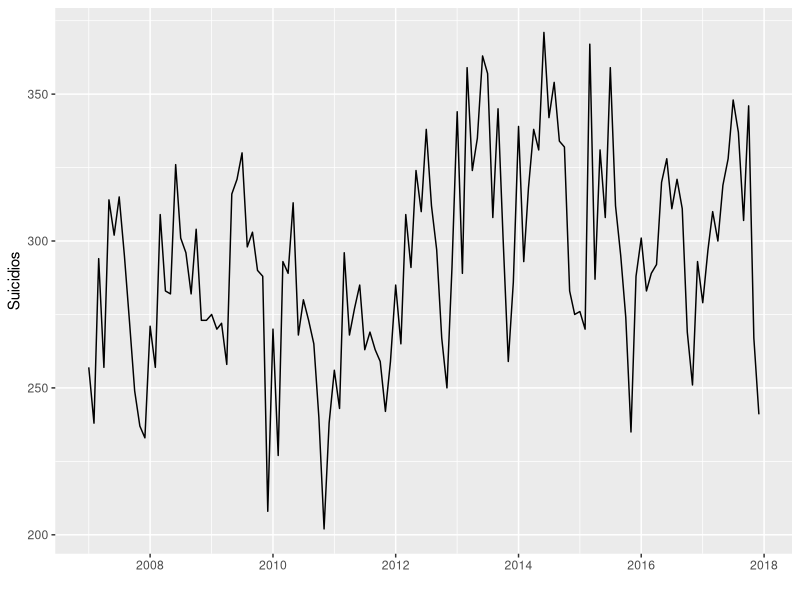
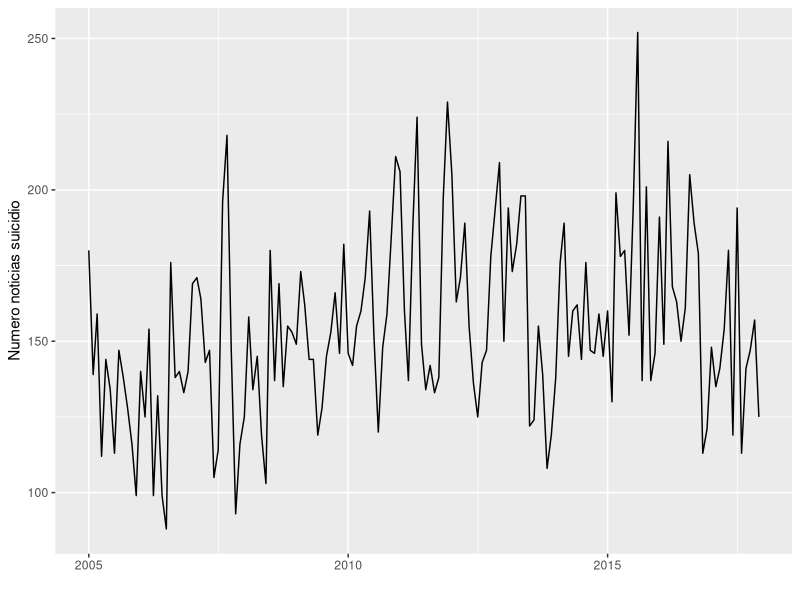
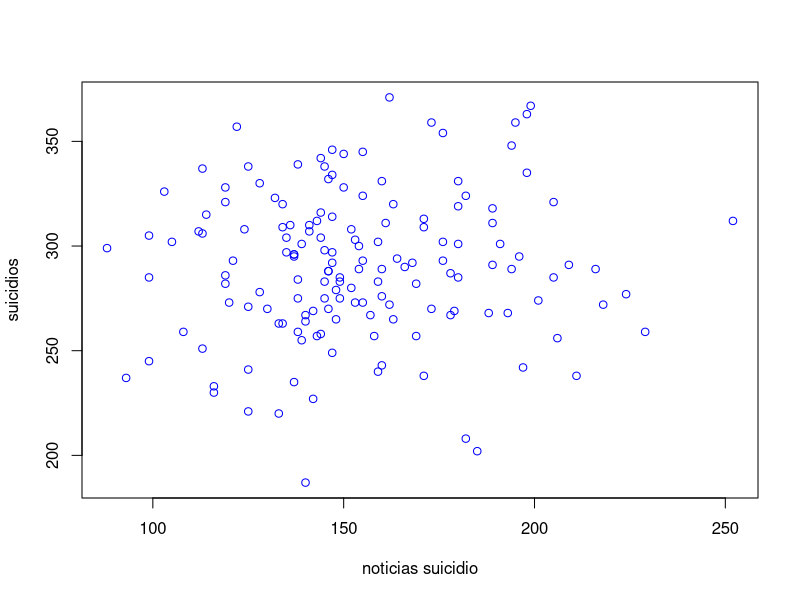

Write the R code that produced these figures, in order.
setwd("/home/hugo/Documents/hugo_documentos/github/data-tunning-scripts/plot-time-series-data")
ine_data <- read.csv("procesado_suicidio_edad_ambos_hasta_2007.csv",  header=TRUE, sep=";")
scraping_data_filtered <- read.csv("scraped_news_suicide_data_sorted_2017_2007_filtrado_no_outliers.csv",  header=TRUE, sep=";")
all_data <- read.csv("all_2007-2017_no_outliers.csv",  header=TRUE, sep=";")
# Installation
# install.packages('ggplot2')
# Loading
library(ggplot2)
#ine_data$month_code<- as.Date(ine_data$month_code , "%Y/%m/%d")
#install.packages('lubridate')
library(lubridate)
ine_data$month_code <- ymd(ine_data$month_code)
scraping_data_filtered$month_code <- ymd(scraping_data_filtered$month_code)
  
ggplot(ine_data, aes(month_code, todas_edades)) + geom_line() + xlab("") + ylab("Suicidios")

ggplot(scraping_data_filtered, aes(month_code, number_of_suicide_news)) + geom_line() + xlab("") + ylab("Numero noticias suicidio")


plot(all_data$noticias_suicidio, all_data$suicidios, col = "blue", main = "", xlab = "noticias suicidio", ylab = "suicidios")
lm(all_data$noticias_suicidio ~ all_data$suicidios)
abline(lm(all_data$noticias_suicidio ~ all_data$suicidios))

cor(all_data$noticias_suicidio, all_data$suicidios)


# chi-squared test of independence NOT VALID, categorized data only
tbl = table(all_data$suicidios, all_data$noticias_suicidio) 
chisq.test(tbl) 

# https://github.com/AnaBPazos/AlterCorr/blob/master/R/AlterCorrM.R

# chi-squared test of independence NOT VALID, categorized data only
# Kendall test
cor.test(all_data$suicidios, all_data$noticias_suicidio, method = "kendall")
